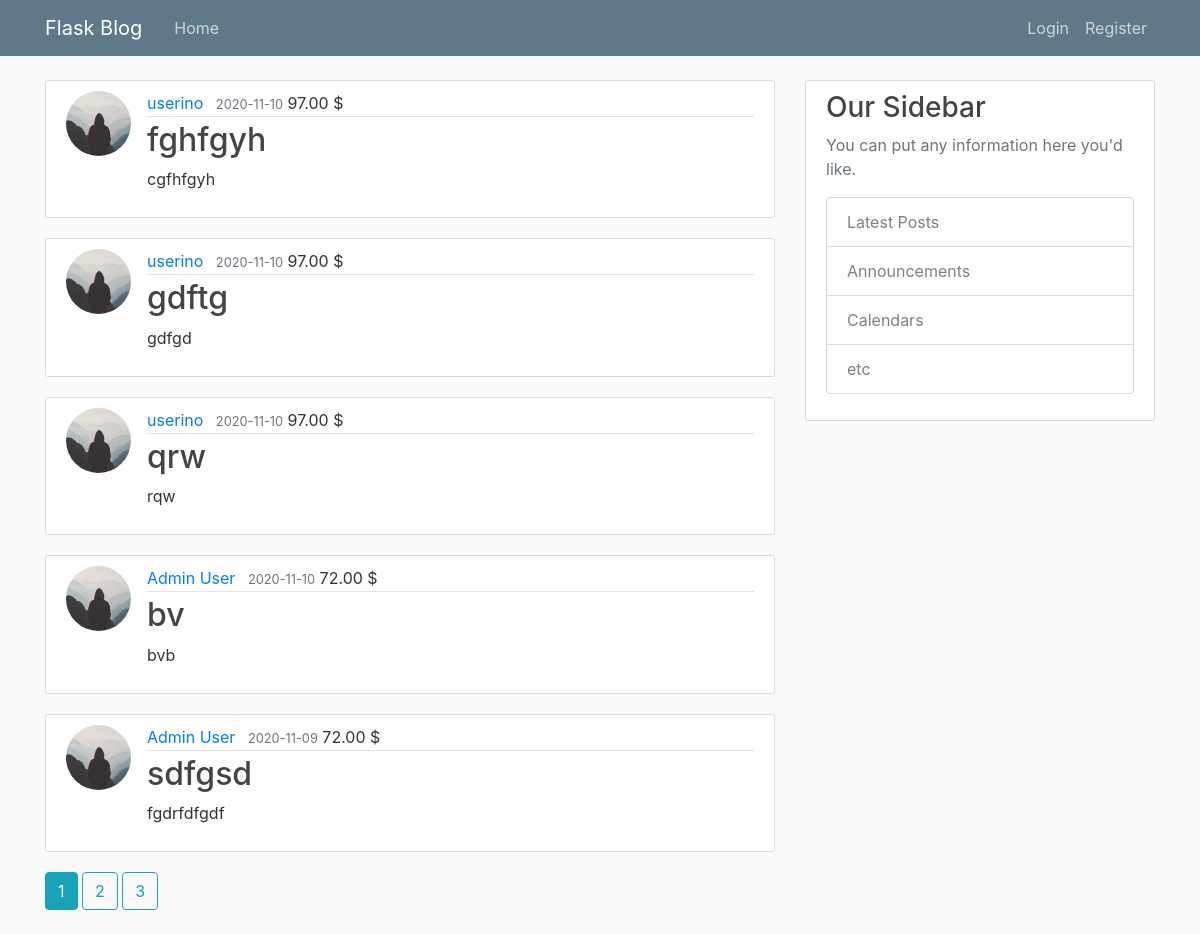
The app's page /home, older data.
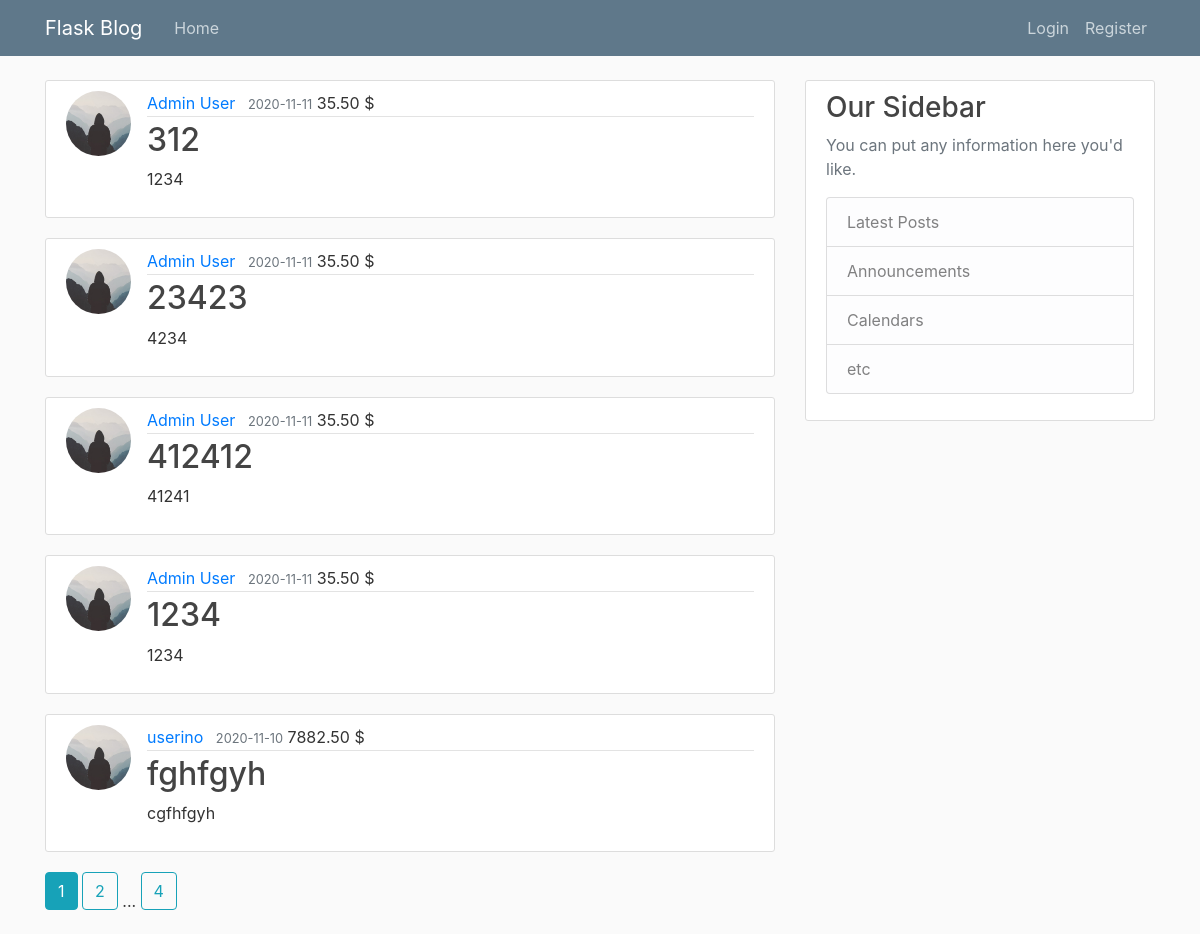
The same page, newer data.
### flaskblog/models.py (models this page shows, shortened)
class Post(db.Model):
    id = db.Column(db.Integer, primary_key=True)
    title = db.Column(db.String(100), nullable=False)
    date_posted = db.Column(db.DateTime, nullable=False, default=datetime.utcnow)
    content = db.Column(db.Text, nullable=False)
    user_id = db.Column(db.Integer, db.ForeignKey('user.id'), nullable=False)

class User(db.Model, UserMixin):
    id = db.Column(db.Integer, primary_key=True)
    username = db.Column(db.String(20), unique=True, nullable=False)
    email = db.Column(db.String(120), unique=True, nullable=False)
    image_file = db.Column(db.String(20), nullable=False, default='default.jpg')
    password = db.Column(db.String(60), nullable=False)
    posts = db.relationship('Post', backref='author', lazy=True)
    is_staff = db.Column(db.Boolean, default=False,nullable=True)
    curr_bal = db.Column(db.Float(precision=2,asdecimal=True,decimal_return_scale=2),default='22')

### flaskblog/routes.py (the view)
@app.route("/")
@app.route("/home")
def home():
    page = request.args.get('page', 1, type=int)
    posts = Post.query.order_by(Post.date_posted.desc()).paginate(page=page, per_page=5)
    return render_template('home.html', posts=posts)

### flaskblog/templates/home.html
{% extends "layout.html" %}
{% block content %}
    {% for post in posts.items %}
        <article class="media content-section">
          <img class="rounded-circle article-img" src="{{ url_for('static', filename='profile_pics/' + post.author.image_file) }}">
          <div class="media-body">
            <div class="article-metadata">
              <a class="mr-2" href="{{ url_for('user_posts', username=post.author.username) }}">{{ post.author.username }}</a>
              <small class="text-muted">{{ post.date_posted.strftime('%Y-%m-%d') }}</small> {{ post.author.curr_bal }} $
            </div>
            <h2><a class="article-title" href="{{ url_for('post', post_id=post.id) }}">{{ post.title }}</a></h2>
            <p class="article-content">{{ post.content }}</p>
          </div>
        </article>
    {% endfor %}
    {% for page_num in posts.iter_pages(left_edge=1, right_edge=1, left_current=1, right_current=2) %}
      {% if page_num %}
        {% if posts.page == page_num %}
          <a class="btn btn-info mb-4" href="{{ url_for('home', page=page_num) }}">{{ page_num }}</a>
        {% else %}
          <a class="btn btn-outline-info mb-4" href="{{ url_for('home', page=page_num) }}">{{ page_num }}</a>
        {% endif %}
      {% else %}
        ...
      {% endif %}
    {% endfor %}
{% endblock content %}

Row changes from the older to the newer data that the page shows:
no longer on this page (row unchanged): Post: image_file (placeholder picture), author.username "userino", date_posted "2020-11-10", author.curr_bal "97.00", title "gdftg", content "gdfgd"
no longer on this page (row unchanged): Post: image_file (placeholder picture), author.username "userino", date_posted "2020-11-10", author.curr_bal "97.00", title "qrw", content "rqw"
no longer on this page (row unchanged): Post: image_file (placeholder picture), author.username "Admin User", date_posted "2020-11-10", author.curr_bal "72.00", title "bv", content "bvb"
no longer on this page (row unchanged): Post: image_file (placeholder picture), author.username "Admin User", date_posted "2020-11-09", author.curr_bal "72.00", title "sdfgsd", content "fgdrfdfgdf"
added Post: image_file (placeholder picture), author.username "Admin User", date_posted "2020-11-11", author.curr_bal "35.50", title "312", content "1234"
added Post: image_file (placeholder picture), author.username "Admin User", date_posted "2020-11-11", author.curr_bal "35.50", title "23423", content "4234"
added Post: image_file (placeholder picture), author.username "Admin User", date_posted "2020-11-11", author.curr_bal "35.50", title "412412", content "41241"
added Post: image_file (placeholder picture), author.username "Admin User", date_posted "2020-11-11", author.curr_bal "35.50", title "1234", content "1234"
changed through a linked row, Post "fghfgyh": author.curr_bal "97.00" → "7882.50"
Text that changed along with them:
new list line: "4"
list line gone: "3"
